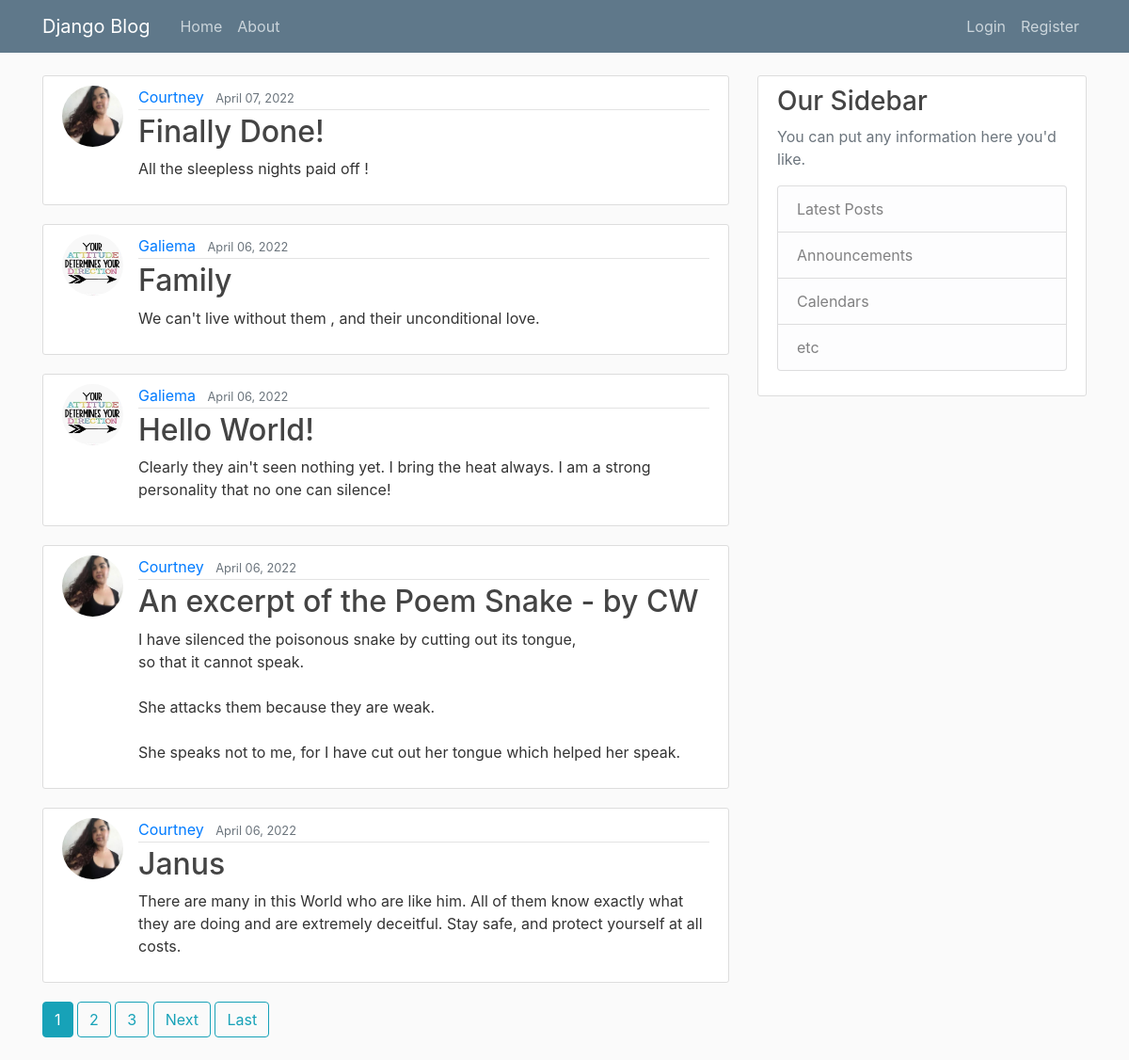
The page / on the database its author committed.
### CRUD/models.py (models this page shows, shortened)
class Post(models.Model):
	title = models.CharField(max_length=100)
	content = models.TextField()
	date_posted = models.DateTimeField(default=timezone.now)
	author = models.ForeignKey(User, on_delete=models.CASCADE)

### users/models.py (models this page shows, shortened)
class Profile(models.Model):
	user = models.OneToOneField(User, on_delete=models.CASCADE)
	image = models.ImageField(default='default.jpg', upload_to='profile_pics')

### CRUD/views.py (the view)
# urls.py: path('', PostListView.as_view(), name='CRUD-home'),
class PostListView(ListView):
	model = Post
	template_name = 'CRUD/home.html' # <app>/<model>_<viewtype>.html
	context_object_name = 'posts'
	ordering = ['-date_posted']
	paginate_by = 5

### CRUD/templates/CRUD/home.html (shortened to what this page needs)
{% extends "CRUD/base.html" %}
{% block content %}
	{% for post in posts %}
		<article class="media content-section">
		  <img class="rounded-circle article-img" src="{{ post.author.profile.image.url }}">
		  <div class="media-body">
		    <div class="article-metadata">
		      <a class="mr-2" href="{% url 'user-posts' post.author.username %}">{{ post.author }}</a>
		      <small class="text-muted">{{ post.date_posted|date:"F d, Y" }}</small>
		    </div>
		    <h2><a class="article-title" href="{% url 'post-detail' post.id %}">{{ post.title }}</a></h2>
		    <p class="article-content">{{ post.content }}</p>
		  </div>
		</article>
	{% endfor %}
	{% if is_paginated %}
	  {% for num in page_obj.paginator.page_range %}
	   	{% if page_obj.number == num%}
	   	  <a class="btn btn-info mb-4" href="?page={{ num }}">{{ num }}</a>
	   	{% elif num > page_obj.number|add:'-3' and num < page_obj.number|add:'3' %}
	   	  <a class="btn btn-outline-info mb-4" href="?page={{ num }}">{{ num }}</a>
	   	{% endif %}
	  {% endfor %}
	  {% if page_obj.has_next %}
	  	<a class="btn btn-outline-info mb-4" href="?page={{ page_obj.next_page_nymber }}">Next</a>
	  	<a class="btn btn-outline-info mb-4" href="?page={{ page_obj.paginator.num_pages }}">Last</a>
	  {% endif %}
	{% endif %}
{% endblock content %}

### CRUD/templates/CRUD/base.html (shortened to what this page needs)
{% load static %}
<!DOCTYPE html>
<html>
<head>
    <link rel="stylesheet" href="https://cdn.jsdelivr.net/npm/bootstrap@4.0.0/dist/css/bootstrap.min.css">
    <link rel="stylesheet" type="text/css" href="{% static 'CRUD/main.css' %}">
</head>
<body>
	<header class="site-header">
	  <nav class="navbar navbar-expand-md navbar-dark bg-steel fixed-top">
	    <div class="container">
	      <a class="navbar-brand mr-4" href="{% url 'CRUD-home' %}">Django Blog</a>
	      <div class="collapse navbar-collapse" id="navbarToggle">
	        <div class="navbar-nav mr-auto">
	          <a class="nav-item nav-link" href="{% url 'CRUD-home' %}">Home</a>
	          <a class="nav-item nav-link" href="{% url 'CRUD-about'%}">About</a>
	        </div>
	        <div class="navbar-nav">
	           {% if user.is_authenticated %}
	           	<a class="nav-item nav-link" href="{% url 'post-create' %}">New Post</a>
	           	<a class="nav-item nav-link" href="{% url 'profile' %}">Profile</a>
	        	<a class="nav-item nav-link" href="{% url 'logout' %}">Logout</a>
	           {% else %}
	          	<a class="nav-item nav-link" href="{% url 'login' %}">Login</a>
	          	<a class="nav-item nav-link" href="{% url 'register' %}">Register</a>
	           {% endif %}
	        </div>
	      </div>
	    </div>
	  </nav>
	</header>
	<main role="main" class="container">
	  <div class="row">
	    <div class="col-md-8">
	      {% block content %}{% endblock %}
	    </div>
	    <div class="col-md-4">
	      <div class="content-section">
	        <h3>Our Sidebar</h3>
	        <p class='text-muted'>You can put any information here you'd like.
	          <ul class="list-group">
	            <li class="list-group-item list-group-item-light">Latest Posts</li>
	            <li class="list-group-item list-group-item-light">Announcements</li>
	            <li class="list-group-item list-group-item-light">Calendars</li>
	            <li class="list-group-item list-group-item-light">etc</li>
	          </ul>
	        </p>
	      </div>
	    </div>
	  </div>
	</main>
  </body>
</html>

### CRUD/static/CRUD/main.css (style rules this page uses)
body { background: #fafafa; color: #333333; margin-top: 5rem; }
h1, h2, h3, h4, h5, h6 { color: #444444; }
ul { margin: 0; }
.bg-steel { background-color: #5f788a; }
.site-header .navbar-nav .nav-link { color: #cbd5db; }
.content-section { background: #ffffff; padding: 10px 20px; border: 1px solid #dddddd; border-radius: 3px; margin-bottom: 20px; }
.article-title { color: #444444; }
.article-content { white-space: pre-line; }
.article-img { height: 65px; width: 65px; margin-right: 16px; }
.article-metadata { padding-bottom: 1px; margin-bottom: 4px; border-bottom: 1px solid #e3e3e3 }

### rows shown on the page
Post: author.profile.image (picture), author "Courtney", date_posted "April 07, 2022", title "Finally Done!", content "All the sleepless nights paid off !"
Post: author.profile.image (placeholder picture), author "Galiema", date_posted "April 06, 2022", title "Family", content "We can't live without them , and their unconditional love."
Post: author.profile.image (placeholder picture), author "Galiema", date_posted "April 06, 2022", title "Hello World!", content "Clearly they ain't seen nothing yet. I bring the heat always. I am a strong personality that no one can silence!"
Post: author.profile.image (picture), author "Courtney", date_posted "April 06, 2022", title "An excerpt of the Poem Snake - by CW", content "I have silenced the poisonous snake by cutting out its tongue, so that it cannot speak. She attacks them because they are weak. She speaks not to me, for I have cut out her tongue which helped her speak."
Post: author.profile.image (picture), author "Courtney", date_posted "April 06, 2022", title "Janus", content "There are many in this World who are like him. All of them know exactly what they are doing and are extremely deceitful. Stay safe, and protect yourself at all costs."

### other values the page prints
{{ num }} "1"
{{ num }} "2" "3"
